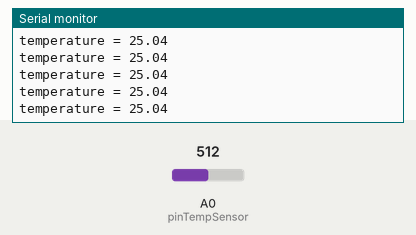
Bench run of a sketch on a simulated Arduino Zero (SAMD21). Shown: the last lines printed to the serial monitor. The test bench sets the inputs (shaded band); at power-on: A0 (pinTempSensor) = 512.

Above: at 1.2 s.
1.3 s: A0 (pinTempSensor) set to 716
At 1.31 s:
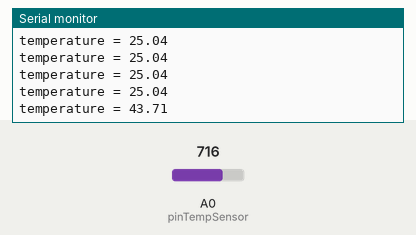
2.8 s: A0 (pinTempSensor) set to 900
At 2.81 s:
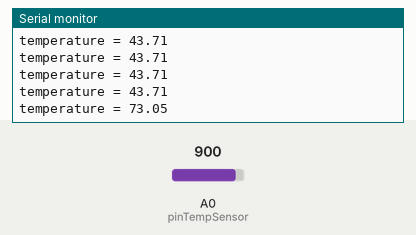
Timing chart, 0 to 5.8 s (numbered marks = the images above; inputs shaded):
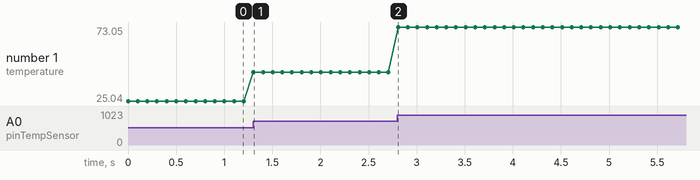

Measured:
- after the input at 1.3 s, the serial monitor: prints a new line at once (image 1)
- after the input at 2.8 s, the serial monitor: prints a new line at once (image 2)
- plotted number 1: 25.04 → 43.71 after the input at 1.3 s, 43.71 → 73.05 after the input at 2.8 s

The sketch:

mesure_temprature.ino
```cpp
/* Afficher la température sur le moniteur série - Temperature Sensor V1.1/1.2
 *  Vincent Marais | 05/01/2022
 *  github: https://github.com/Betawolfy
 */


#include <math.h> // librairy math néssesaire au fonctionnement au code.

const int B = 4275;               // Valeur B de la thermistance
const int R0 = 100000;            // la resistance est égale à 100k
const int pinTempSensor = A0;     // Grove - Temperature Sensor connecté en A0

#if defined(ARDUINO_ARCH_AVR)
#define debug  Serial
#elif defined(ARDUINO_ARCH_SAMD) ||  defined(ARDUINO_ARCH_SAM)
#define debug  SerialUSB
#else
#define debug  Serial
#endif

void setup()  // mise en place du programme
{
    Serial.begin(9600); // le programme commence après 9600 millisecondes
}

void loop()  //boucle du programme
{
    int a = analogRead(pinTempSensor); // la valeur donnée par le Grove - Temperature Sensor est stockée dans "a"

    float R = 1023.0/a-1.0;
    R = R0*R; // calcul de r

    float temperature = 1.0/(log(R/R0)/B+1/298.15)-273.15; // convertion en température avec une formule et stockage du résultat dans la variable "temperature"

    Serial.print("temperature = ");
    Serial.println(temperature);

// dans le moniteur série, il y a écrit "température" puis la valeur de "temperature"

    delay(100); // délai de 100 ms avant de revenir au début de la boucle.
}
/* code utilisé:
 *  Wikiseeed : https://wiki.seeedstudio.com/Grove-Temperature_Sensor_V1.2/
 * Travail réalisé pour un TP.
 */
```
